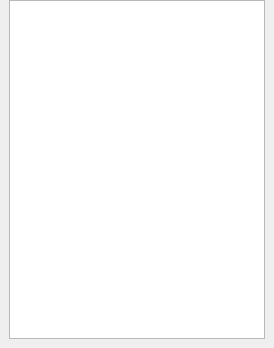
<?xml version="1.0" encoding="UTF-8"?>
<ui version="4.0">
 <class>ProjectManager</class>
 <widget class="QDockWidget" name="ProjectManager">
  <property name="geometry">
   <rect>
    <x>0</x>
    <y>0</y>
    <width>274</width>
    <height>348</height>
   </rect>
  </property>
  <property name="windowTitle">
   <string>Project Manager</string>
  </property>
  <widget class="QWidget" name="contents">
   <layout class="QVBoxLayout" name="verticalLayout_2">
    <property name="topMargin">
     <number>0</number>
    </property>
    <item>
     <widget class="QTreeView" name="view">
      <property name="editTriggers">
       <set>QAbstractItemView::NoEditTriggers</set>
      </property>
      <property name="dragDropMode">
       <enum>QAbstractItemView::InternalMove</enum>
      </property>
      <property name="defaultDropAction">
       <enum>Qt::MoveAction</enum>
      </property>
      <property name="alternatingRowColors">
       <bool>true</bool>
      </property>
      <property name="selectionMode">
       <enum>QAbstractItemView::ExtendedSelection</enum>
      </property>
      <property name="selectionBehavior">
       <enum>QAbstractItemView::SelectItems</enum>
      </property>
      <property name="iconSize">
       <size>
        <width>16</width>
        <height>16</height>
       </size>
      </property>
      <property name="sortingEnabled">
       <bool>true</bool>
      </property>
      <property name="animated">
       <bool>true</bool>
      </property>
     </widget>
    </item>
   </layout>
  </widget>
  <action name="actionCreateFolder">
   <property name="icon">
    <iconset resource="../data/Resources.qrc">
     <normaloff>:/icons/project_management/create_folder.png</normaloff>:/icons/project_management/create_folder.png</iconset>
   </property>
   <property name="text">
    <string>Create folder</string>
   </property>
   <property name="toolTip">
    <string>Create folder</string>
   </property>
  </action>
 </widget>
 <resources>
  <include location="../data/Resources.qrc"/>
 </resources>
 <connections/>
</ui>
